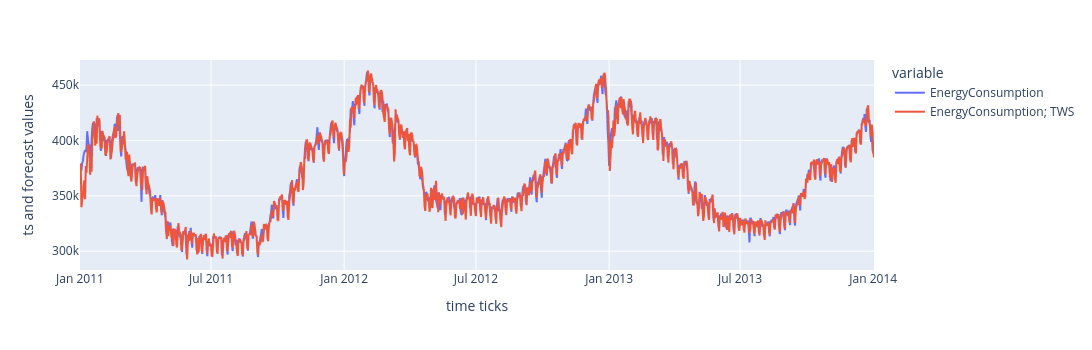

Here is the notebook cell this chart was saved with:
### Code cell
FRC_ts = build_forecast(h=1, ts=ts[['EnergyConsumption']], alg_name = "TheilWageExponentialSmoothing", alg_title = "TWS",params = [{'alpha':0.9, 'beta':0.1, 'gamma':0.1, 'seasonality_period':season_length}])
plot_ts_forecast(ts[['EnergyConsumption']], FRC_ts["TWS {'alpha': 0.9, 'beta': 0.1, 'gamma': 0.1, 'seasonality_period': 7}"]
               , ts_num=0, alg_title="TWS")

### Figure 1 — Plotly figure (JSON) as saved in the notebook; plotly's stock layout.template omitted (floating-point values rounded to 4 significant figures; data arrays with more than 128 entries replaced by an {"elided": "..."} marker saying what was removed)
{"data": [{"hovertemplate": "variable=EnergyConsumption<br>index=%{x}<br>value=%{y}<extra></extra>", "legendgroup": "EnergyConsumption", "line": {"color": "#636efa", "dash": "solid"}, "marker": {"symbol": "circle"}, "mode": "lines", "name": "EnergyConsumption", "showlegend": true, "type": "scattergl", "x": {"elided": "1098 str values"}, "xaxis": "x", "y": {"elided": "1098 float values"}, "yaxis": "y"}, {"hovertemplate": "variable=EnergyConsumption; TWS<br>index=%{x}<br>value=%{y}<extra></extra>", "legendgroup": "EnergyConsumption; TWS", "line": {"color": "#EF553B", "dash": "solid"}, "marker": {"symbol": "circle"}, "mode": "lines", "name": "EnergyConsumption; TWS", "showlegend": true, "type": "scattergl", "x": {"elided": "1098 str values"}, "xaxis": "x", "y": {"elided": "1098 float values"}, "yaxis": "y"}], "layout": {"height": 350, "legend": {"title": {"text": "variable"}, "tracegroupgap": 0}, "margin": {"t": 60}, "title": {"text": ""}, "width": 1300, "xaxis": {"anchor": "y", "domain": [0, 1], "title": {"text": "time ticks"}}, "yaxis": {"anchor": "x", "domain": [0, 1], "title": {"text": "ts and forecast values"}}}}
